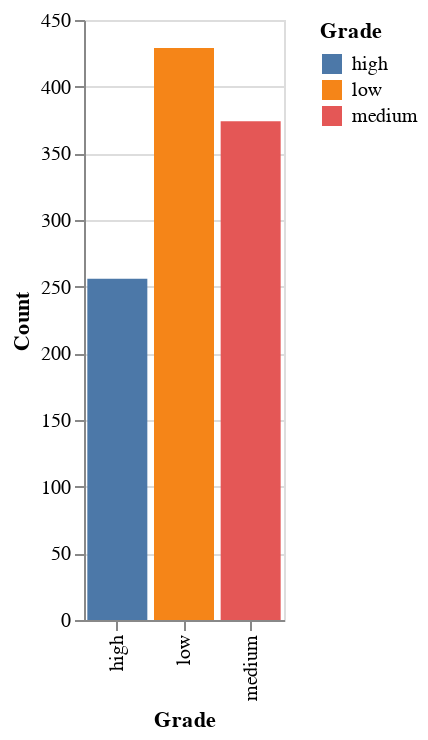

This figure's notebook cell:
### Markdown cell above
#### 1.5 Checking grade distribution

### Code cell
# checking even distribution
gradedistribution = data.groupby(['Grade'])['Grade'].count()
gradeFrame = pd.DataFrame({'Grade':gradedistribution.index, 'Count':gradedistribution.values})
alt.Chart(gradeFrame).mark_bar().encode(x='Grade', y ='Count', color = 'Grade').properties(width=100)

### Figure 1 — Vega-Lite specification as saved in the notebook (floating-point values rounded to 4 significant figures)
{"config": {"view": {"continuousWidth": 300, "continuousHeight": 300}}, "data": {"name": "data-4a114aaf1f94d50ada7e049af208a4a8"}, "mark": {"type": "bar"}, "encoding": {"color": {"field": "Grade", "type": "nominal"}, "x": {"field": "Grade", "type": "nominal"}, "y": {"field": "Count", "type": "quantitative"}}, "width": 100, "$schema": "https://vega.github.io/schema/vega-lite/v5.16.3.json", "datasets": {"data-4a114aaf1f94d50ada7e049af208a4a8": [{"Grade": "high", "Count": 256}, {"Grade": "low", "Count": 429}, {"Grade": "medium", "Count": 374}]}}
